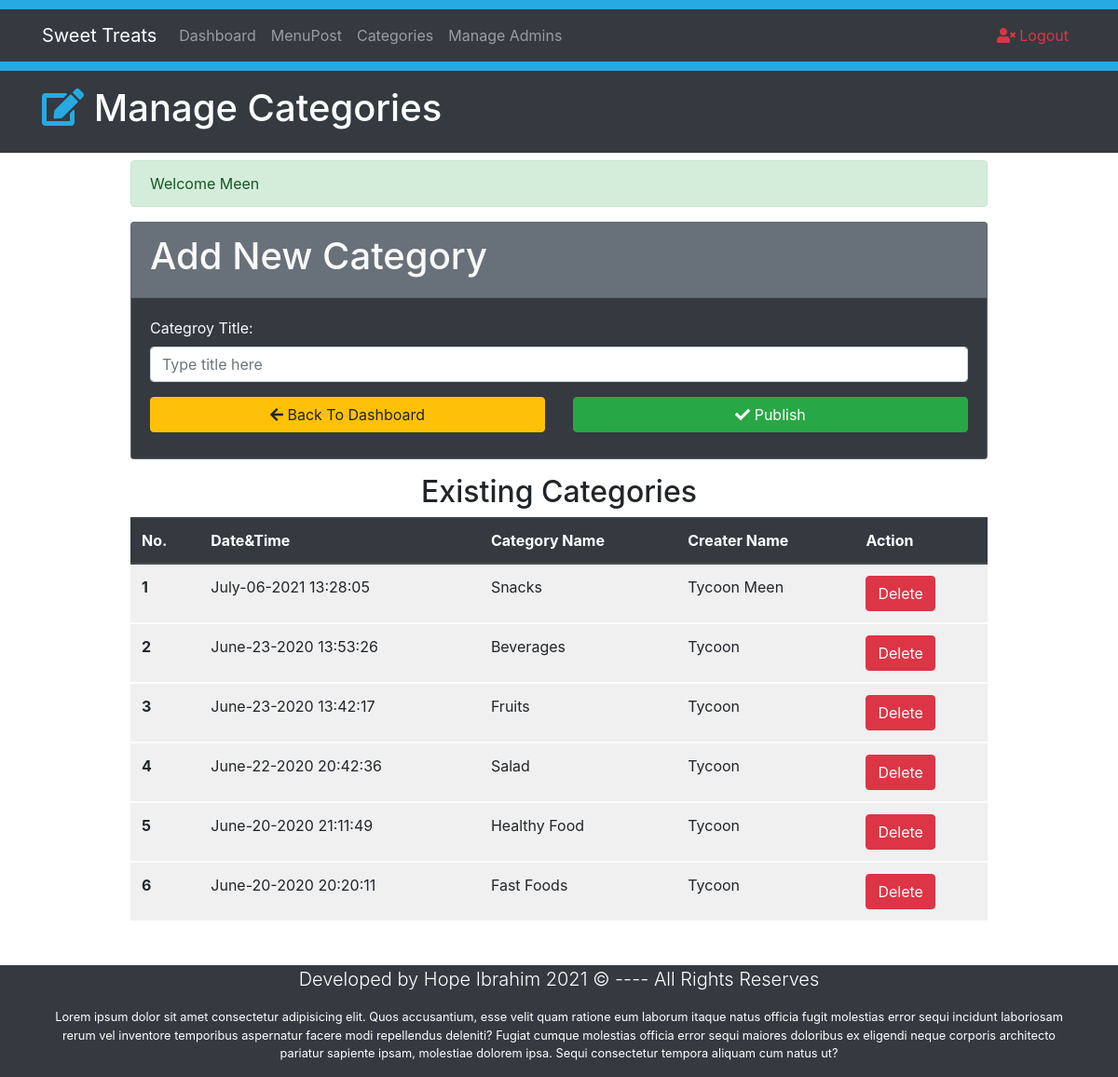
Page /Categories.php (signed in) on the committed database.
### tables this page shows
CREATE TABLE `category` (
  `id` int(10) NOT NULL,
  `title` varchar(100) NOT NULL,
  `author` varchar(100) NOT NULL,
  `datetime` varchar(50) NOT NULL
);

### Categories.php (the view, shortened to what this page needs)
<?php
require_once "Includes/session.php";
?>
<!DOCTYPE html>
<html lang="en">
<head>
  <link rel="stylesheet" href="bootstrap4/css/bootstrap.min.css" />
</head>
<body>
  <div style="height: 10px; background: #27aae1;"></div>
  <?php include 'Includes/navbar.php';?>
  <div style="height: 10px; background: #27aae1;"></div>
  <header class="bg-dark text-white py-3">
    <div class="container">
      <div class="row">
        <div class="col-md-12">
          <h1><i class="fas fa-edit" style="color:#27aae1;"></i> Manage Categories</h1>
        </div>
      </div>
    </div>
  </header>
  <section class="container py-2 mb-4">
    <div class="row">
      <div class="offset-lg-1 col-lg-10" style="min-height:355px;">
        <?php
        echo SuccessMessage();
        ?>
        <form class="" action="Categories.php" method="post">
          <div class="card bg-secondary text-light mb-3">
            <div class="card-header">
              <h1>Add New Category</h1>
            </div>
            <div class="card-body bg-dark">
              <div class="form-group">
                <label for="title"> <span class="FieldInfo"> Categroy Title: </span></label>
                <input class="form-control" type="text" name="CategoryTitle" id="title" placeholder="Type title here"
                  value="">
              </div>
              <div class="row">
                <div class="col-lg-6 mb-2">
                  <a href="Dashboard.php" class="btn btn-warning btn-block"><i class="fas fa-arrow-left"></i> Back To
                    Dashboard</a>
                </div>
                <div class="col-lg-6 mb-2">
                  <button type="submit" name="Submit" class="btn btn-success btn-block">
                    <i class="fas fa-check"></i> Publish
                  </button>
                </div>
              </div>
            </div>
          </div>
        </form>
        <h2 class="text-center">Existing Categories</h2>
        <div class="table-responsive">
          <table class="table table-light table-striped table-hover">
            <thead class="thead-dark">
              <tr>
                <th scope="col">No.</th>
                <th scope="col">Date&Time</th>
                <th scope="col">Category Name</th>
                <th scope="col">Creater Name</th>
                <th scope="col">Action</th>
              </tr>
            </thead>
            <?php
            global $ConnectingDB;
            $sql     = "SELECT * FROM category ORDER BY id desc";
            $Execute = $ConnectingDB->query($sql);
            $SrNo    = 0;
            while ($DataRows = $Execute->fetch()) {
              $CategoryId   = $DataRows["id"];
              $CategoryDate = $DataRows["datetime"];
              $CategoryName = $DataRows["title"];
              $CreatorName  = $DataRows["author"];
              $SrNo++;
            ?>
            <tbody>
              <tr>
                <th scope="row"><?php echo htmlentities($SrNo); ?></th>
                <td><?php echo htmlentities($CategoryDate); ?></td>
                <td><?php echo htmlentities($CategoryName); ?></td>
                <td><?php echo htmlentities($CreatorName); ?></td>
                <td> <a class="btn btn-danger" href="DeleteCategory.php?id=<?php echo $CategoryId; ?>">Delete</a> </td>
              </tr>
            </tbody> <?php } ?>
          </table>
        </div>
      </div>
    </div>
  </section>
  <?php include 'Includes/footer.php';?>
</body>
</html>

### rows in the picture
category: datetime "July-06-2021 13:28:05", title "Snacks", author "Tycoon Meen"
category: datetime "June-23-2020 13:53:26", title "Beverages", author "Tycoon"
category: datetime "June-23-2020 13:42:17", title "Fruits", author "Tycoon"
category: datetime "June-22-2020 20:42:36", title "Salad", author "Tycoon"
category: datetime "June-20-2020 21:11:49", title "Healthy Food", author "Tycoon"
category: datetime "June-20-2020 20:20:11", title "Fast Foods", author "Tycoon"

### other values in the picture
SuccessMessage() "Welcome Meen"
